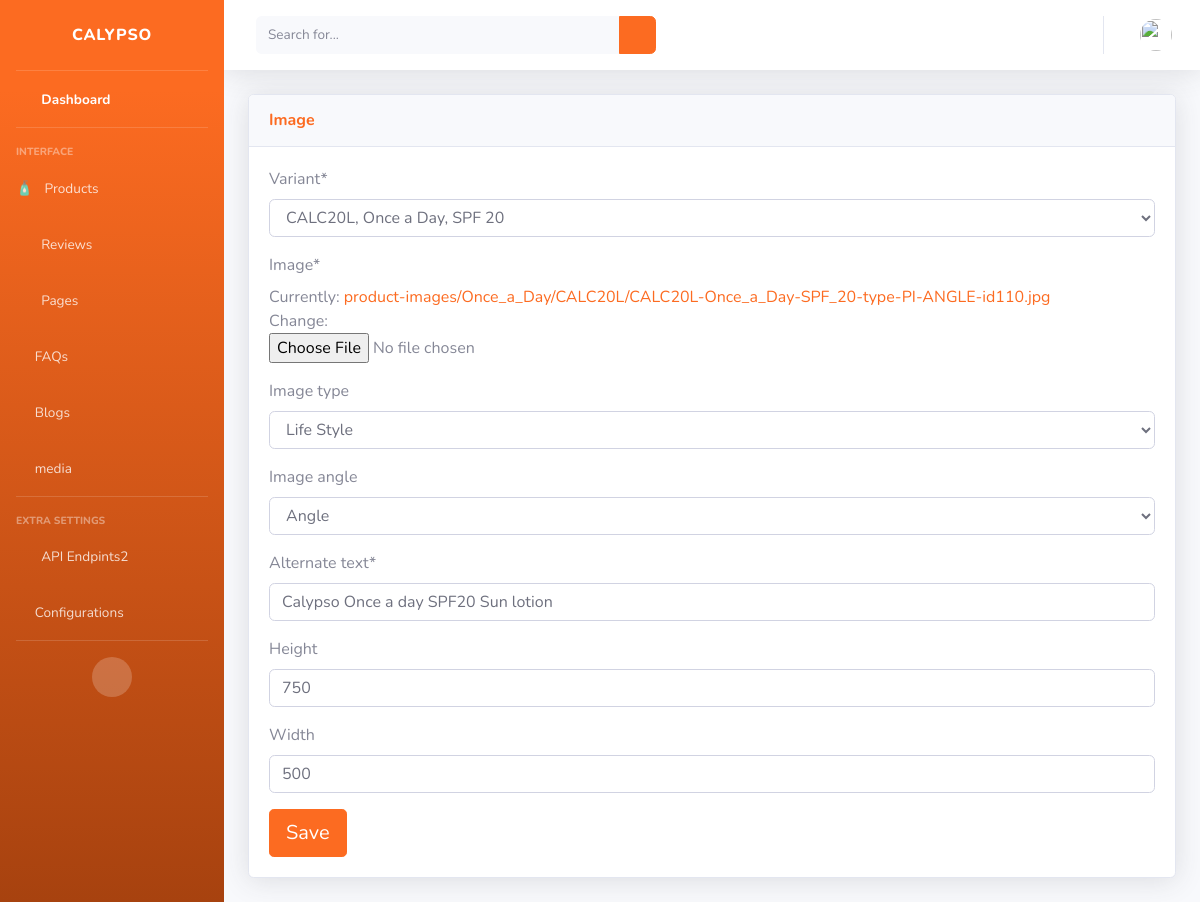
Page /dashboard/products-images/1/ (signed in) on the earlier database version.
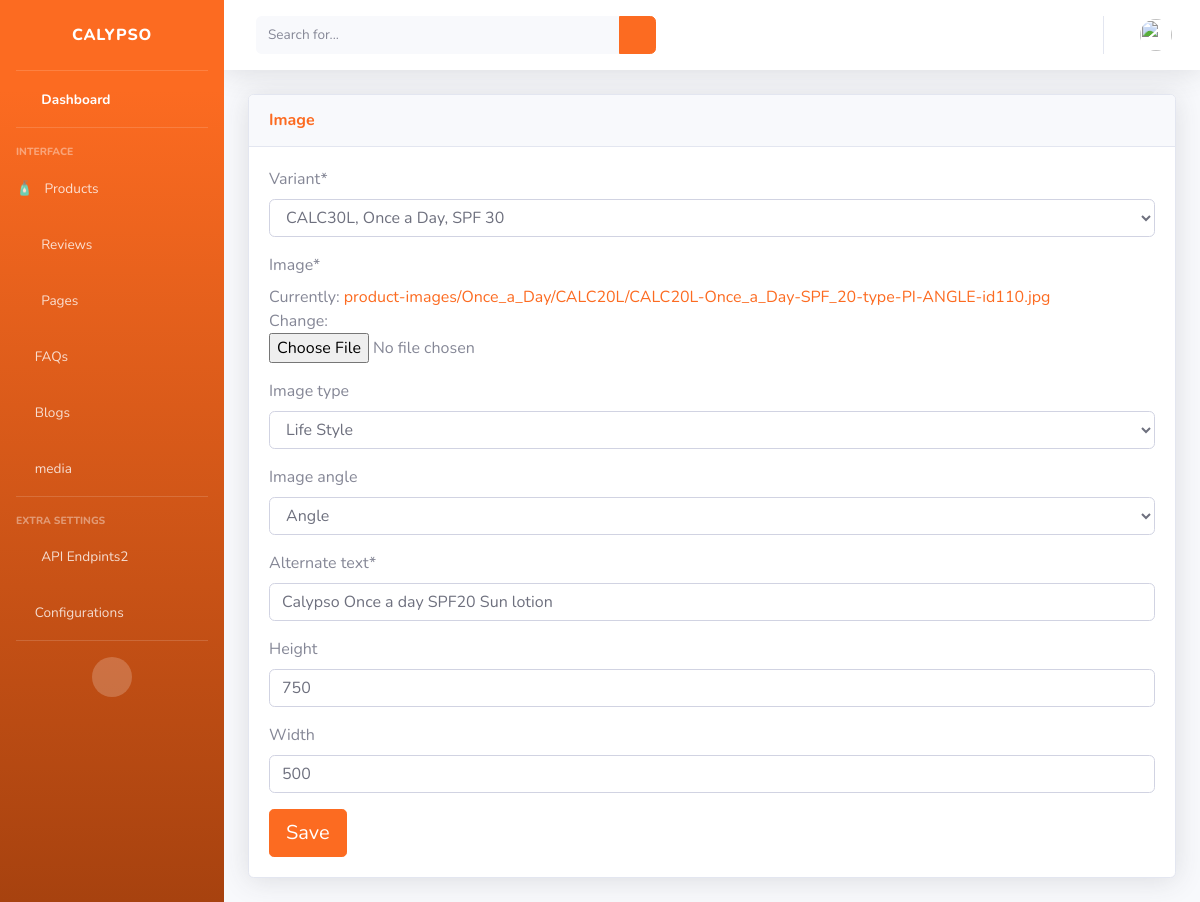
Same page on the later database version.
### product/models.py (models this page shows, shortened)
class ProductImage(models.Model):
    def image_directory_path(self, filename):
        extension = os.path.splitext(filename)[1]
        random_id = random.randint(100, 120)
        new_file_name = "{}-{}-{}-type-{}-{}-id{}{}".format(
            self.variant.sku, self.variant.product.name, self.variant.name, self.image_type, self.image_angle, random_id, extension).replace(" ", "_")
        return "product-images/{0}/{1}/{2}".format(self.variant.product.name, self.variant.sku, new_file_name).replace(" ", "_")
    variant = models.ForeignKey(
        'ProductVariant', on_delete=models.CASCADE, related_name='variant_images')
    image = models.ImageField(upload_to=image_directory_path, height_field='height', width_field='width')
    image_type = models.CharField(max_length=2, choices=IMAGE_TYPE, blank=True)
    image_angle = models.CharField(
        max_length=10, choices=IMAGE_ANGLE, blank=True)
    alternate_text = models.CharField(max_length=250)
    height = models.IntegerField(blank=True)
    width = models.IntegerField(blank=True)
    def image_preview(self):
        if self.image:
            return mark_safe('<img src="{}" width="50" />'.format(self.image.url))
        else:
            return mark_safe('<p style="background-color:#c2c2c2;padding: 5px 10px;"> Please upload an image. </p>')
    image_preview.short_description = 'Image'
    image_preview.allow_tags = True
    class Meta:
        ordering = ['image_type']

### dashboard/views.py (the view)
# urls.py: path('products-images/<int:pk>/', views.ImageEditView.as_view(),
class ImageEditView(StaffRequiredMixin, UpdateView):
    model = ProductImage
    form_class = ImageForm
    template_name = 'dashboard/images/edit.html'
    success_url = reverse_lazy('dashboard:images')

### dashboard/forms.py
class ImageForm(forms.ModelForm):
    class Meta:
        model = ProductImage
        fields = "__all__"

### dashboard/views.py (called while the page is built)
    def test_func(self):
        return self.request.user.is_staff

### product/models.py (called while the page is built)
    def __str__(self):
        return self.name

    def __str__(self):
        return "{}, {}, {}".format(self.sku, self.product, self.name, self.size)

### templates/dashboard/images/edit.html (shortened to what this page needs)
{% extends "dashboard/admin-base.html" %} {% load static %}
{% load crispy_forms_tags %}
{% block content %}
<div class="container-fluid">
  <div class="card shadow mb-4">
    <div class="card-header py-3">
      <h6 class="m-0 font-weight-bold text-primary">Image</h6>
    </div>
    <div class="card-body">
      <div class="table-responsive">
        <form action="" method="post" enctype="multipart/form-data">
          {{ form| crispy}}
          <button type="submit" class="btn btn-lg btn-primary">Save</button>
        </form>
      </div>
    </div>
  </div>
</div>
{% endblock %}

Differences in the rows shown:
changed ProductImage "Life Style": variant "CALC20L, Once a Day, SPF 20" → "CALC30L, Once a Day, SPF 30"
